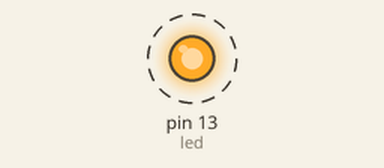
Bench run of a sketch on a simulated Arduino Uno, built with avr-gcc and run on an emulated ATmega328P. Parts: output pins drawn as LEDs (lit = HIGH). Dashed ring = blinking. What the sketch prints to the serial monitor is not drawn.

Above: at 0.5 s.
Timing chart, 0 to 4.6 s (numbered marks = the images above):
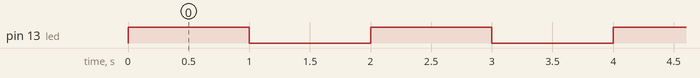

Measured:
- by itself, pin 13 (led): alternates HIGH for 1.0 s and LOW for 1.0 s

The sketch:

Latihan-menyalakan-lampu-1detik.ino
```cpp
const int led = 13;
void setup() {
    Serial.begin(9600); ///memmulai serial monitor dengan baudrate 9600
    pinMode(led, OUTPUT); // untuk memmerintahkan mengeluarkan tengann 5v
    Serial.println("hello"); // mencetak awal serial  monitor
}

void loop() {
    digitalWrite(led, HIGH); //fungsi untuk menyalakan
    Serial.println("lampu menyala"); // menampilkan tulisan di serial menitor
    delay(1000); //selama 1 detik

    digitalWrite(led, LOW); //fungsi untuk memmatikan
    Serial.println("lampu mati");
    delay(1000); //selama 1 detik
}
```
